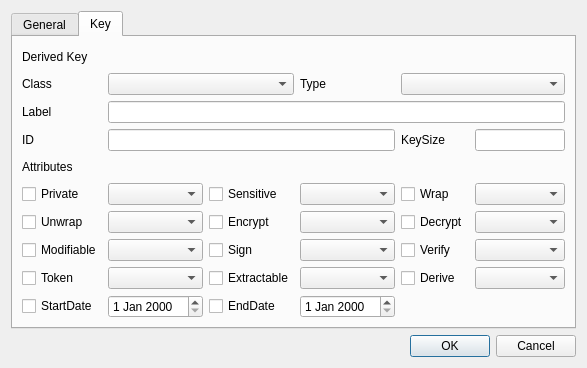
<?xml version="1.0" encoding="UTF-8"?>
<ui version="4.0">
 <class>DeriveKeyDlg</class>
 <widget class="QDialog" name="DeriveKeyDlg">
  <property name="geometry">
   <rect>
    <x>0</x>
    <y>0</y>
    <width>587</width>
    <height>368</height>
   </rect>
  </property>
  <property name="windowTitle">
   <string>Derive key</string>
  </property>
  <layout class="QVBoxLayout" name="verticalLayout">
   <item>
    <widget class="QTabWidget" name="tabWidget">
     <property name="currentIndex">
      <number>1</number>
     </property>
     <widget class="QWidget" name="tab">
      <attribute name="title">
       <string>General</string>
      </attribute>
      <layout class="QGridLayout" name="gridLayout">
       <item row="2" column="0">
        <widget class="QLabel" name="label_2">
         <property name="text">
          <string>Slot status</string>
         </property>
        </widget>
       </item>
       <item row="5" column="4">
        <widget class="QLabel" name="label_8">
         <property name="text">
          <string>Object</string>
         </property>
        </widget>
       </item>
       <item row="5" column="0">
        <widget class="QLabel" name="label_7">
         <property name="text">
          <string>Label</string>
         </property>
        </widget>
       </item>
       <item row="6" column="0">
        <widget class="QLabel" name="label_9">
         <property name="text">
          <string>Method</string>
         </property>
        </widget>
       </item>
       <item row="5" column="5">
        <widget class="QLineEdit" name="mSrcObjectText"/>
       </item>
       <item row="3" column="4">
        <widget class="QLabel" name="label_6">
         <property name="text">
          <string>Login</string>
         </property>
        </widget>
       </item>
       <item row="4" column="0" colspan="2">
        <widget class="QLabel" name="label_4">
         <property name="text">
          <string>Source Properties</string>
         </property>
        </widget>
       </item>
       <item row="3" column="2">
        <widget class="QLabel" name="label_5">
         <property name="text">
          <string>Session</string>
         </property>
        </widget>
       </item>
       <item row="3" column="1">
        <widget class="QLineEdit" name="mSlotIDText"/>
       </item>
       <item row="8" column="2">
        <spacer name="verticalSpacer">
         <property name="orientation">
          <enum>Qt::Vertical</enum>
         </property>
         <property name="sizeHint" stdset="0">
          <size>
           <width>20</width>
           <height>40</height>
          </size>
         </property>
        </spacer>
       </item>
       <item row="3" column="3">
        <widget class="QLineEdit" name="mSessionText"/>
       </item>
       <item row="1" column="0" colspan="6">
        <widget class="QComboBox" name="mSlotsCombo"/>
       </item>
       <item row="3" column="5">
        <widget class="QLineEdit" name="mLoginText"/>
       </item>
       <item row="3" column="0">
        <widget class="QLabel" name="label_3">
         <property name="text">
          <string>Slot ID</string>
         </property>
        </widget>
       </item>
       <item row="5" column="1" colspan="3">
        <widget class="QComboBox" name="mSrcLabelCombo"/>
       </item>
       <item row="0" column="0">
        <widget class="QLabel" name="label">
         <property name="text">
          <string>Slot list</string>
         </property>
        </widget>
       </item>
       <item row="7" column="0">
        <widget class="QLabel" name="label_10">
         <property name="text">
          <string>Param</string>
         </property>
        </widget>
       </item>
       <item row="6" column="1" colspan="3">
        <widget class="QComboBox" name="mSrcMethodCombo"/>
       </item>
       <item row="7" column="1" colspan="5">
        <widget class="QLineEdit" name="mSrcParamText"/>
       </item>
      </layout>
     </widget>
     <widget class="QWidget" name="tab_2">
      <attribute name="title">
       <string>Key</string>
      </attribute>
      <layout class="QGridLayout" name="gridLayout_2">
       <item row="7" column="5">
        <widget class="QComboBox" name="mVerifyCombo"/>
       </item>
       <item row="3" column="5">
        <widget class="QLineEdit" name="mKeySizeText"/>
       </item>
       <item row="3" column="1" colspan="3">
        <widget class="QLineEdit" name="mIDText"/>
       </item>
       <item row="2" column="1" colspan="5">
        <widget class="QLineEdit" name="mLabelText"/>
       </item>
       <item row="6" column="5">
        <widget class="QComboBox" name="mDecryptCombo"/>
       </item>
       <item row="8" column="3">
        <widget class="QComboBox" name="mExtractableCombo"/>
       </item>
       <item row="5" column="1">
        <widget class="QComboBox" name="mPrivateCombo"/>
       </item>
       <item row="8" column="2">
        <widget class="QCheckBox" name="mExtractableCheck">
         <property name="text">
          <string notr="true">Extractable</string>
         </property>
        </widget>
       </item>
       <item row="5" column="5">
        <widget class="QComboBox" name="mWrapCombo"/>
       </item>
       <item row="1" column="0">
        <widget class="QLabel" name="label_12">
         <property name="text">
          <string>Class</string>
         </property>
        </widget>
       </item>
       <item row="7" column="0">
        <widget class="QCheckBox" name="mModifiableCheck">
         <property name="text">
          <string notr="true">Modifiable</string>
         </property>
        </widget>
       </item>
       <item row="3" column="0">
        <widget class="QLabel" name="label_16">
         <property name="text">
          <string>ID</string>
         </property>
        </widget>
       </item>
       <item row="4" column="0">
        <widget class="QLabel" name="label_14">
         <property name="text">
          <string>Attributes</string>
         </property>
        </widget>
       </item>
       <item row="6" column="3">
        <widget class="QComboBox" name="mEncryptCombo"/>
       </item>
       <item row="5" column="2">
        <widget class="QCheckBox" name="mSensitiveCheck">
         <property name="text">
          <string notr="true">Sensitive</string>
         </property>
        </widget>
       </item>
       <item row="1" column="4" colspan="2">
        <widget class="QComboBox" name="mTypeCombo"/>
       </item>
       <item row="6" column="4">
        <widget class="QCheckBox" name="mDecryptCheck">
         <property name="text">
          <string notr="true">Decrypt</string>
         </property>
        </widget>
       </item>
       <item row="3" column="4">
        <widget class="QLabel" name="label_17">
         <property name="text">
          <string>KeySize</string>
         </property>
        </widget>
       </item>
       <item row="2" column="0">
        <widget class="QLabel" name="label_13">
         <property name="text">
          <string>Label</string>
         </property>
        </widget>
       </item>
       <item row="6" column="2">
        <widget class="QCheckBox" name="mEncryptCheck">
         <property name="text">
          <string notr="true">Encrypt</string>
         </property>
        </widget>
       </item>
       <item row="7" column="2">
        <widget class="QCheckBox" name="mSignCheck">
         <property name="text">
          <string notr="true">Sign</string>
         </property>
        </widget>
       </item>
       <item row="5" column="3">
        <widget class="QComboBox" name="mSensitiveCombo"/>
       </item>
       <item row="6" column="0">
        <widget class="QCheckBox" name="mUnwrapCheck">
         <property name="text">
          <string notr="true">Unwrap</string>
         </property>
        </widget>
       </item>
       <item row="7" column="1">
        <widget class="QComboBox" name="mModifiableCombo"/>
       </item>
       <item row="1" column="3">
        <widget class="QLabel" name="label_15">
         <property name="text">
          <string>Type</string>
         </property>
        </widget>
       </item>
       <item row="8" column="0">
        <widget class="QCheckBox" name="mTokenCheck">
         <property name="text">
          <string notr="true">Token</string>
         </property>
        </widget>
       </item>
       <item row="5" column="4">
        <widget class="QCheckBox" name="mWrapCheck">
         <property name="text">
          <string notr="true">Wrap</string>
         </property>
        </widget>
       </item>
       <item row="7" column="4">
        <widget class="QCheckBox" name="mVerifyCheck">
         <property name="text">
          <string notr="true">Verify</string>
         </property>
        </widget>
       </item>
       <item row="5" column="0">
        <widget class="QCheckBox" name="mPrivateCheck">
         <property name="text">
          <string notr="true">Private</string>
         </property>
        </widget>
       </item>
       <item row="6" column="1">
        <widget class="QComboBox" name="mUnwrapCombo"/>
       </item>
       <item row="0" column="0" colspan="2">
        <widget class="QLabel" name="label_11">
         <property name="text">
          <string>Derived Key</string>
         </property>
        </widget>
       </item>
       <item row="1" column="1" colspan="2">
        <widget class="QComboBox" name="mClassCombo"/>
       </item>
       <item row="7" column="3">
        <widget class="QComboBox" name="mSignCombo"/>
       </item>
       <item row="8" column="1">
        <widget class="QComboBox" name="mTokenCombo"/>
       </item>
       <item row="9" column="0">
        <widget class="QCheckBox" name="mStartDateCheck">
         <property name="text">
          <string>StartDate</string>
         </property>
        </widget>
       </item>
       <item row="9" column="2">
        <widget class="QCheckBox" name="mEndDateCheck">
         <property name="text">
          <string>EndDate</string>
         </property>
        </widget>
       </item>
       <item row="9" column="1">
        <widget class="QDateEdit" name="mStartDateEdit"/>
       </item>
       <item row="9" column="3">
        <widget class="QDateEdit" name="mEndDateEdit"/>
       </item>
       <item row="8" column="5">
        <widget class="QComboBox" name="mDeriveCombo"/>
       </item>
       <item row="8" column="4">
        <widget class="QCheckBox" name="mDeriveCheck">
         <property name="text">
          <string>Derive</string>
         </property>
        </widget>
       </item>
      </layout>
     </widget>
    </widget>
   </item>
   <item>
    <widget class="QDialogButtonBox" name="buttonBox">
     <property name="orientation">
      <enum>Qt::Horizontal</enum>
     </property>
     <property name="standardButtons">
      <set>QDialogButtonBox::Cancel|QDialogButtonBox::Ok</set>
     </property>
    </widget>
   </item>
  </layout>
 </widget>
 <resources/>
 <connections>
  <connection>
   <sender>buttonBox</sender>
   <signal>accepted()</signal>
   <receiver>DeriveKeyDlg</receiver>
   <slot>accept()</slot>
   <hints>
    <hint type="sourcelabel">
     <x>248</x>
     <y>254</y>
    </hint>
    <hint type="destinationlabel">
     <x>157</x>
     <y>274</y>
    </hint>
   </hints>
  </connection>
  <connection>
   <sender>buttonBox</sender>
   <signal>rejected()</signal>
   <receiver>DeriveKeyDlg</receiver>
   <slot>reject()</slot>
   <hints>
    <hint type="sourcelabel">
     <x>316</x>
     <y>260</y>
    </hint>
    <hint type="destinationlabel">
     <x>286</x>
     <y>274</y>
    </hint>
   </hints>
  </connection>
 </connections>
</ui>
